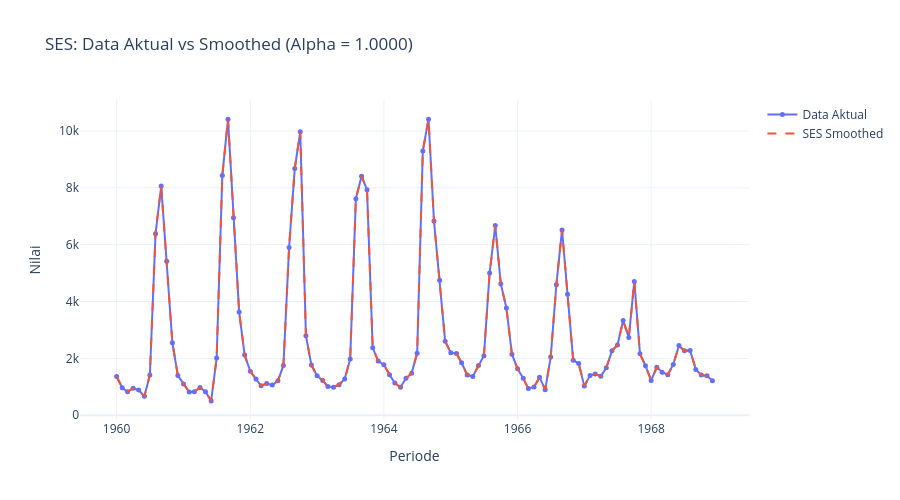

The cell this chart's notebook holds for it:
### Markdown cell above
#### 8.1 Aktual vs hasil smoothing

### Code cell
fig = go.Figure()

fig.add_trace(go.Scatter(
    x=y.index,
    y=y.values,
    mode="lines+markers",
    name="Data Aktual",
    line=dict(width=2),
    marker=dict(size=5)
))

fig.add_trace(go.Scatter(
    x=y.index,
    y=level_manual,
    mode="lines",
    name="SES Smoothed",
    line=dict(width=2, dash="dash")
))

fig.update_layout(
    title=f"SES: Data Aktual vs Smoothed (Alpha = {alpha_opt:.4f})",
    xaxis_title="Periode",
    yaxis_title="Nilai",
    template="plotly_white",
    hovermode="x unified",
    height=500
)

fig.show()
